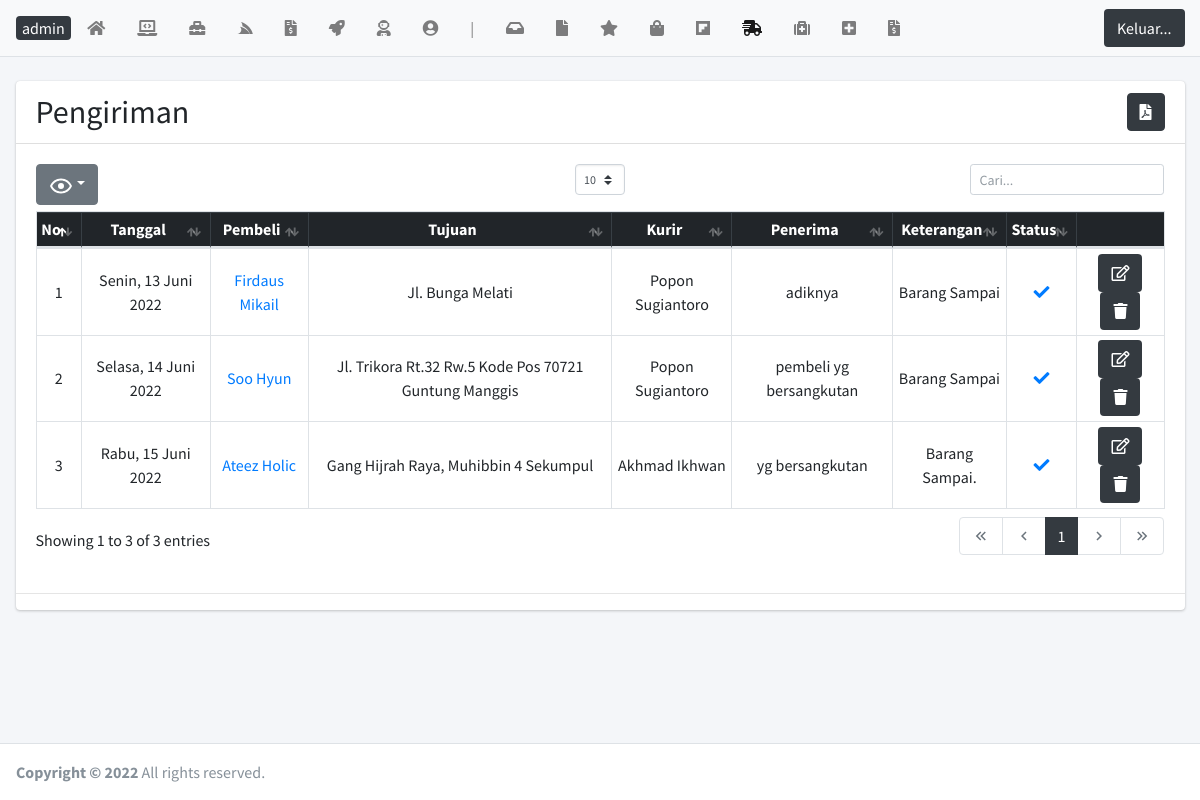
Page /laman/kirim.php on the committed database.
### tables this page shows
CREATE TABLE `kirim` (
  `idkirim` int(5) NOT NULL,
  `idbeli` int(5) NOT NULL,
  `idkurir` int(3) NOT NULL,
  `penerima` varchar(50) NOT NULL,
  `foto` text NOT NULL,
  `ket` text NOT NULL,
  `statuskirim` varchar(20) NOT NULL
);

CREATE TABLE `beli` (
  `idbeli` int(5) NOT NULL,
  `id` int(5) NOT NULL,
  `idongkir` int(5) NOT NULL,
  `tglbeli` date NOT NULL,
  `total` int(11) NOT NULL,
  `bukti` text NOT NULL,
  `status` varchar(30) NOT NULL,
  `namakota` varchar(80) NOT NULL,
  `tarifnya` float NOT NULL,
  `alamat` text NOT NULL
);

CREATE TABLE `user` (
  `id` int(5) NOT NULL,
  `nama` varchar(100) NOT NULL,
  `username` varchar(80) NOT NULL,
  `password` varchar(80) NOT NULL,
  `alamat` text NOT NULL,
  `telp` varchar(15) NOT NULL,
  `email` varchar(100) NOT NULL,
  `jk` enum('0','1') NOT NULL,
  `level` varchar(20) NOT NULL
);

CREATE TABLE `kurir` (
  `idkurir` int(3) NOT NULL,
  `username` varchar(10) NOT NULL,
  `password` varchar(10) NOT NULL,
  `namakurir` varchar(80) NOT NULL,
  `kontakkurir` varchar(50) NOT NULL,
  `alamatkurir` text NOT NULL,
  `jkkurir` enum('0','1') NOT NULL,
  `layanan` varchar(20) NOT NULL
);

### tgl_indo.php (called while the page is built, shortened)
<?php
    function haribulantahun($tanggalnya, $cetak_hari = false){
        $hari = array(
            1 => 'Senin','Selasa','Rabu','Kamis','Jumat','Sabtu','Minggu'
        );
        $bulan = array(
            1 => 'Januari','Februari','Maret','April','Mei','Juni','Juli','Agustus','September','Oktober','November','Desember'
        );
        $split = explode('-', $tanggalnya);
        $tglkutang = $split[2]. ' '. $bulan[ (int)$split[1] ] . ' '. $split[0];
        if($cetak_hari){
            $num = date('N', strtotime($tanggalnya));
            return $hari[$num] . ', ' . $tglkutang;
        }
        return $tglkutang;
    }
?>

### laman/kirim.php (the view, shortened to what this page needs)
<?php require('headernya.php'); error_reporting(0);
?>
  <div class="content-wrapper">
    <br>
    <section class="content">
      <div class="container-fluid">
        <div class="row">
          <div class="col-12">
            <div class="card">
              <div class="card-header">
                <h2 style="display:inline;">Pengiriman</h2>
                <button style="float: right" class="btn btn-dark" type="button" data-toggle="modal" data-target="#modal-sm" title="Cetak"><i class="fas fa-file-pdf"></i></button>
              </div>
              <div class="card-body">
                <table id="dataTables" class="table table-bordered table-sm">
                  <thead class="table-dark">
                    <tr class="text-center">
                        <th>No</th>
                        <th>Tanggal</th>
                        <th>Pembeli</th>
                        <th>Tujuan</th>
                        <th>Kurir</th>
                        <th>Penerima</th>
                        <th>Keterangan</th>
                        <th>Status</th>
                        <th class="hide"></th>
                    </tr>
                  </thead>
                  <tbody>
                    <?php
                      $no = 1;
                      $query = mysqli_query($kon, "SELECT * FROM kirim INNER JOIN beli ON kirim.idbeli = beli.idbeli INNER JOIN kurir ON kirim.idkurir = kurir.idkurir INNER JOIN user ON beli.id = user.id");
                      while($data = mysqli_fetch_array($query)){
                        ?>
                          <tr class="text-center">
                          <td><?= $no++ ?></td>
                          <td><?= haribulantahun($data['tglbeli'],true)?></td>
                          <td>
                            <a href="kirim.php?idbeli=<?= $data['idbeli'] ?>"><?= $data['nama'] ?></a>
                          </td>
                          <td><?= $data['alamat'] ?></td>
                          <td><?= $data['namakurir'] ?></td>
                          <td><?= $data['penerima'] ?></td>
                          <td><?= $data['ket'] ?></td>
                          <td><?php
                            if($data['statuskirim'] == 'Selesai' AND $data['foto']!=''){
                              ?> <a target="_blank" href="../img/<?= $data[foto] ?>"><i class='fas fa-check'></i></a><?php
                            }else if($data['statuskirim'] == 'Ditolak'){
                              echo "<i class='fas fa-times'></i>";
                            }else if($data['statuskirim'] == 'Menunggu'){
                              echo "<i class='fas fa-clock'></i>";
                            }  ?></td>
                          <td>
                            <button class="btn bg-dark" type="button"><a href="kirim_edit.php?idkirim=<?= $data['idkirim'] ?>" class="text-white"><i class="far fa-edit"></i></a></button>
                            <button class="btn bg-dark" onclick="yakin = confirm('Apakah Kamu yakin ingin Menghapus?'); if(yakin){ window.location = 'hapus.php?idkirim=<?= $data['idkirim'] ?>';
                              }" type="button"><i class="fas fa-trash"></i></button>
                          </td>
                        <?php
                      }
                    ?>
                  </tbody>
                </table>
              </div>
              <hr>
            </div>
          </div>
        </div>
      </div>
    </section>
  </div>
<?php require('footernya.php') ?>

### rows in the picture
kirim: idbeli.tglbeli "Senin, 13 Juni 2022", user.nama "Firdaus Mikail", user.alamat "Jl. Bunga Melati", idkurir.namakurir "Popon Sugiantoro", penerima "adiknya", ket "Barang Sampai"
kirim: idbeli.tglbeli "Selasa, 14 Juni 2022", user.nama "Soo Hyun", user.alamat "Jl. Trikora Rt.32 Rw.5 Kode Pos 70721 Guntung Manggis", idkurir.namakurir "Popon Sugiantoro", penerima "pembeli yg bersangkutan", ket "Barang Sampai"
kirim: idbeli.tglbeli "Rabu, 15 Juni 2022", user.nama "Ateez Holic", user.alamat "Gang Hijrah Raya, Muhibbin 4 Sekumpul", idkurir.namakurir "Akhmad Ikhwan", penerima "yg bersangkutan", ket "Barang Sampai."
